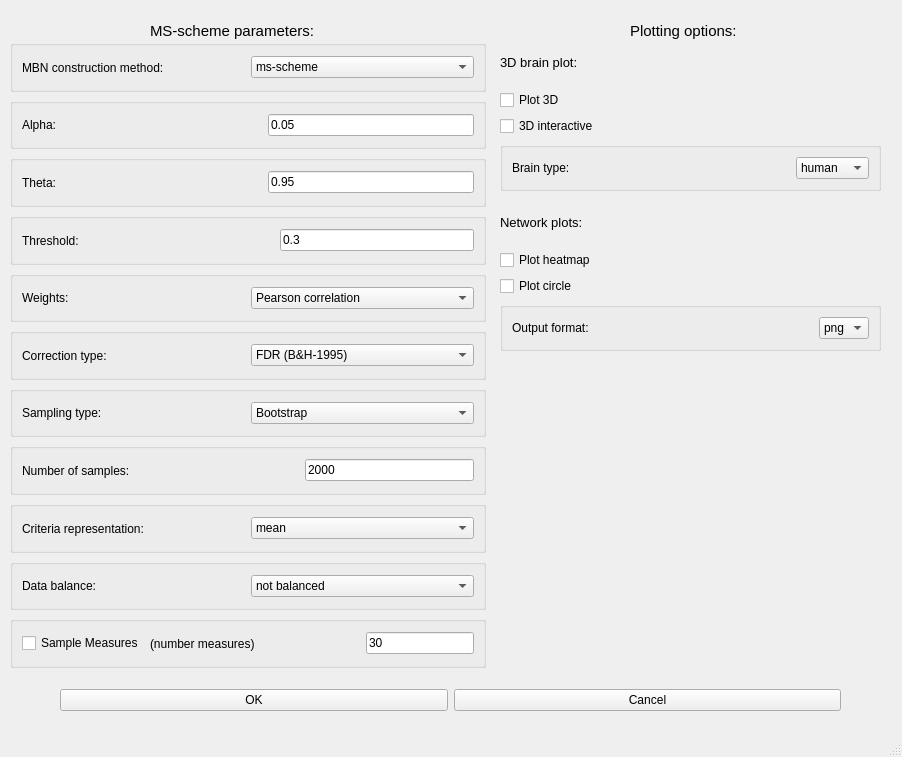
<?xml version="1.0" encoding="UTF-8"?>
<ui version="4.0">
 <class>MainWindow</class>
 <widget class="QMainWindow" name="MainWindow">
  <property name="geometry">
   <rect>
    <x>0</x>
    <y>0</y>
    <width>902</width>
    <height>757</height>
   </rect>
  </property>
  <property name="windowTitle">
   <string>MainWindow</string>
  </property>
  <widget class="QWidget" name="centralwidget">
   <widget class="QLabel" name="label">
    <property name="geometry">
     <rect>
      <x>150</x>
      <y>10</y>
      <width>201</width>
      <height>41</height>
     </rect>
    </property>
    <property name="font">
     <font>
      <pointsize>11</pointsize>
     </font>
    </property>
    <property name="text">
     <string>MS-scheme parameters:</string>
    </property>
   </widget>
   <widget class="QWidget" name="horizontalLayoutWidget_2">
    <property name="geometry">
     <rect>
      <x>60</x>
      <y>670</y>
      <width>781</width>
      <height>61</height>
     </rect>
    </property>
    <layout class="QHBoxLayout" name="horizontalLayout_2">
     <item>
      <widget class="QPushButton" name="pushButton">
       <property name="text">
        <string>OK</string>
       </property>
      </widget>
     </item>
     <item>
      <widget class="QPushButton" name="pushButton_2">
       <property name="text">
        <string>Cancel</string>
       </property>
      </widget>
     </item>
    </layout>
   </widget>
   <widget class="QWidget" name="verticalLayoutWidget">
    <property name="geometry">
     <rect>
      <x>10</x>
      <y>40</y>
      <width>476</width>
      <height>628</height>
     </rect>
    </property>
    <layout class="QVBoxLayout" name="verticalLayout">
     <item>
      <widget class="QGroupBox" name="mbn_construction_box">
       <layout class="QHBoxLayout" name="horizontalLayout_28">
        <item>
         <widget class="QLabel" name="label_27">
          <property name="text">
           <string>MBN construction method: </string>
          </property>
         </widget>
        </item>
        <item>
         <widget class="QComboBox" name="comboBox_7">
          <item>
           <property name="text">
            <string>ms-scheme</string>
           </property>
          </item>
          <item>
           <property name="text">
            <string>conventional</string>
           </property>
          </item>
         </widget>
        </item>
       </layout>
      </widget>
     </item>
     <item>
      <widget class="QGroupBox" name="alpha_box">
       <layout class="QHBoxLayout" name="horizontalLayout_26">
        <item>
         <widget class="QLabel" name="label_23">
          <property name="text">
           <string>Alpha:</string>
          </property>
         </widget>
        </item>
        <item>
         <spacer name="horizontalSpacer">
          <property name="orientation">
           <enum>Qt::Horizontal</enum>
          </property>
          <property name="sizeHint" stdset="0">
           <size>
            <width>40</width>
            <height>20</height>
           </size>
          </property>
         </spacer>
        </item>
        <item>
         <widget class="QLineEdit" name="lineEdit_12">
          <property name="text">
           <string>0.05</string>
          </property>
         </widget>
        </item>
       </layout>
      </widget>
     </item>
     <item>
      <widget class="QGroupBox" name="theta_box">
       <layout class="QHBoxLayout" name="horizontalLayout_25">
        <item>
         <widget class="QLabel" name="label_22">
          <property name="text">
           <string>Theta:</string>
          </property>
         </widget>
        </item>
        <item>
         <spacer name="horizontalSpacer_2">
          <property name="orientation">
           <enum>Qt::Horizontal</enum>
          </property>
          <property name="sizeHint" stdset="0">
           <size>
            <width>40</width>
            <height>20</height>
           </size>
          </property>
         </spacer>
        </item>
        <item>
         <widget class="QLineEdit" name="lineEdit_11">
          <property name="text">
           <string>0.95</string>
          </property>
         </widget>
        </item>
       </layout>
      </widget>
     </item>
     <item>
      <widget class="QGroupBox" name="threshold_box">
       <layout class="QHBoxLayout" name="horizontalLayout_24">
        <item>
         <widget class="QLabel" name="label_21">
          <property name="text">
           <string>Threshold:</string>
          </property>
         </widget>
        </item>
        <item>
         <spacer name="horizontalSpacer_11">
          <property name="orientation">
           <enum>Qt::Horizontal</enum>
          </property>
          <property name="sizeHint" stdset="0">
           <size>
            <width>40</width>
            <height>20</height>
           </size>
          </property>
         </spacer>
        </item>
        <item>
         <widget class="QLineEdit" name="lineEdit_10">
          <property name="text">
           <string>0.3</string>
          </property>
         </widget>
        </item>
       </layout>
      </widget>
     </item>
     <item>
      <widget class="QGroupBox" name="weights_box">
       <layout class="QHBoxLayout" name="horizontalLayout_23">
        <item>
         <widget class="QLabel" name="label_20">
          <property name="text">
           <string>Weights:</string>
          </property>
         </widget>
        </item>
        <item>
         <widget class="QComboBox" name="comboBox_2">
          <item>
           <property name="text">
            <string>Pearson correlation</string>
           </property>
          </item>
          <item>
           <property name="text">
            <string>Spearman correlation</string>
           </property>
          </item>
         </widget>
        </item>
       </layout>
      </widget>
     </item>
     <item>
      <widget class="QGroupBox" name="correction_box">
       <layout class="QHBoxLayout" name="horizontalLayout_22">
        <item>
         <widget class="QLabel" name="label_19">
          <property name="text">
           <string>Correction type:</string>
          </property>
         </widget>
        </item>
        <item>
         <widget class="QComboBox" name="comboBox_3">
          <item>
           <property name="text">
            <string>FDR (B&amp;H-1995)</string>
           </property>
          </item>
          <item>
           <property name="text">
            <string>Bonferroni</string>
           </property>
          </item>
         </widget>
        </item>
       </layout>
      </widget>
     </item>
     <item>
      <widget class="QGroupBox" name="sampling_type_box">
       <layout class="QHBoxLayout" name="horizontalLayout_16">
        <item>
         <widget class="QLabel" name="label_13">
          <property name="text">
           <string>Sampling type:</string>
          </property>
         </widget>
        </item>
        <item>
         <widget class="QComboBox" name="comboBox_4">
          <item>
           <property name="text">
            <string>Bootstrap</string>
           </property>
          </item>
          <item>
           <property name="text">
            <string>Subsample</string>
           </property>
          </item>
         </widget>
        </item>
       </layout>
      </widget>
     </item>
     <item>
      <widget class="QGroupBox" name="n_samples_box">
       <layout class="QHBoxLayout" name="horizontalLayout_21">
        <item>
         <widget class="QLabel" name="label_18">
          <property name="text">
           <string>Number of samples:</string>
          </property>
         </widget>
        </item>
        <item>
         <spacer name="horizontalSpacer_12">
          <property name="orientation">
           <enum>Qt::Horizontal</enum>
          </property>
          <property name="sizeHint" stdset="0">
           <size>
            <width>40</width>
            <height>20</height>
           </size>
          </property>
         </spacer>
        </item>
        <item>
         <widget class="QLineEdit" name="lineEdit_9">
          <property name="text">
           <string>2000</string>
          </property>
         </widget>
        </item>
       </layout>
      </widget>
     </item>
     <item>
      <widget class="QGroupBox" name="criteria_representation_box">
       <layout class="QHBoxLayout" name="horizontalLayout_15">
        <item>
         <widget class="QLabel" name="label_12">
          <property name="text">
           <string>Criteria representation:</string>
          </property>
         </widget>
        </item>
        <item>
         <widget class="QComboBox" name="comboBox_5">
          <item>
           <property name="text">
            <string>mean</string>
           </property>
          </item>
          <item>
           <property name="text">
            <string>mode</string>
           </property>
          </item>
          <item>
           <property name="text">
            <string>median</string>
           </property>
          </item>
          <item>
           <property name="text">
            <string>geodesic</string>
           </property>
          </item>
         </widget>
        </item>
       </layout>
      </widget>
     </item>
     <item>
      <widget class="QGroupBox" name="data_balance_box">
       <layout class="QHBoxLayout" name="horizontalLayout_17">
        <item>
         <widget class="QLabel" name="label_14">
          <property name="text">
           <string>Data balance:</string>
          </property>
         </widget>
        </item>
        <item>
         <widget class="QComboBox" name="comboBox_6">
          <item>
           <property name="text">
            <string>not balanced</string>
           </property>
          </item>
          <item>
           <property name="text">
            <string>ADASYM</string>
           </property>
          </item>
          <item>
           <property name="text">
            <string>downsample</string>
           </property>
          </item>
         </widget>
        </item>
       </layout>
      </widget>
     </item>
     <item>
      <widget class="QGroupBox" name="sample_measures_box">
       <layout class="QHBoxLayout" name="horizontalLayout_20">
        <item>
         <widget class="QCheckBox" name="checkBox">
          <property name="text">
           <string>Sample Measures</string>
          </property>
         </widget>
        </item>
        <item>
         <widget class="QLabel" name="label_17">
          <property name="text">
           <string>(number measures)</string>
          </property>
         </widget>
        </item>
        <item>
         <spacer name="horizontalSpacer_16">
          <property name="orientation">
           <enum>Qt::Horizontal</enum>
          </property>
          <property name="sizeHint" stdset="0">
           <size>
            <width>40</width>
            <height>20</height>
           </size>
          </property>
         </spacer>
        </item>
        <item>
         <widget class="QLineEdit" name="lineEdit_8">
          <property name="text">
           <string>30</string>
          </property>
         </widget>
        </item>
       </layout>
      </widget>
     </item>
    </layout>
   </widget>
   <widget class="QLabel" name="label_2">
    <property name="geometry">
     <rect>
      <x>630</x>
      <y>10</y>
      <width>201</width>
      <height>41</height>
     </rect>
    </property>
    <property name="font">
     <font>
      <pointsize>11</pointsize>
     </font>
    </property>
    <property name="text">
     <string>Plotting options:</string>
    </property>
   </widget>
   <widget class="QWidget" name="verticalLayoutWidget_2">
    <property name="geometry">
     <rect>
      <x>500</x>
      <y>40</y>
      <width>381</width>
      <height>151</height>
     </rect>
    </property>
    <layout class="QVBoxLayout" name="verticalLayout_2">
     <item>
      <widget class="QLabel" name="label_3">
       <property name="font">
        <font>
         <pointsize>10</pointsize>
        </font>
       </property>
       <property name="text">
        <string>3D brain plot:</string>
       </property>
      </widget>
     </item>
     <item>
      <widget class="QCheckBox" name="checkBox_2">
       <property name="text">
        <string>Plot 3D</string>
       </property>
      </widget>
     </item>
     <item>
      <widget class="QCheckBox" name="checkBox_3">
       <property name="text">
        <string>3D interactive</string>
       </property>
      </widget>
     </item>
     <item>
      <widget class="QGroupBox" name="brain_type_box">
       <layout class="QHBoxLayout" name="horizontalLayout_18">
        <item>
         <widget class="QLabel" name="label_15">
          <property name="text">
           <string>Brain type:</string>
          </property>
         </widget>
        </item>
        <item>
         <spacer name="horizontalSpacer_14">
          <property name="orientation">
           <enum>Qt::Horizontal</enum>
          </property>
          <property name="sizeHint" stdset="0">
           <size>
            <width>40</width>
            <height>20</height>
           </size>
          </property>
         </spacer>
        </item>
        <item>
         <widget class="QComboBox" name="comboBox">
          <item>
           <property name="text">
            <string>human</string>
           </property>
          </item>
          <item>
           <property name="text">
            <string>rat/mice</string>
           </property>
          </item>
         </widget>
        </item>
       </layout>
      </widget>
     </item>
    </layout>
   </widget>
   <widget class="QWidget" name="verticalLayoutWidget_3">
    <property name="geometry">
     <rect>
      <x>500</x>
      <y>200</y>
      <width>381</width>
      <height>151</height>
     </rect>
    </property>
    <layout class="QVBoxLayout" name="verticalLayout_3">
     <item>
      <widget class="QLabel" name="label_16">
       <property name="font">
        <font>
         <pointsize>10</pointsize>
        </font>
       </property>
       <property name="text">
        <string>Network plots:</string>
       </property>
      </widget>
     </item>
     <item>
      <widget class="QCheckBox" name="checkBox_4">
       <property name="text">
        <string>Plot heatmap</string>
       </property>
      </widget>
     </item>
     <item>
      <widget class="QCheckBox" name="checkBox_5">
       <property name="text">
        <string>Plot circle</string>
       </property>
      </widget>
     </item>
     <item>
      <widget class="QGroupBox" name="Output_format_box">
       <layout class="QHBoxLayout" name="horizontalLayout_19">
        <item>
         <widget class="QLabel" name="label_26">
          <property name="text">
           <string>Output format: </string>
          </property>
         </widget>
        </item>
        <item>
         <spacer name="horizontalSpacer_15">
          <property name="orientation">
           <enum>Qt::Horizontal</enum>
          </property>
          <property name="sizeHint" stdset="0">
           <size>
            <width>40</width>
            <height>20</height>
           </size>
          </property>
         </spacer>
        </item>
        <item>
         <widget class="QComboBox" name="comboBox_8">
          <item>
           <property name="text">
            <string>png</string>
           </property>
          </item>
          <item>
           <property name="text">
            <string>jpg</string>
           </property>
          </item>
          <item>
           <property name="text">
            <string>svg</string>
           </property>
          </item>
          <item>
           <property name="text">
            <string>pdf</string>
           </property>
          </item>
         </widget>
        </item>
       </layout>
      </widget>
     </item>
    </layout>
   </widget>
  </widget>
  <widget class="QStatusBar" name="statusbar"/>
 </widget>
 <resources/>
 <connections/>
</ui>
